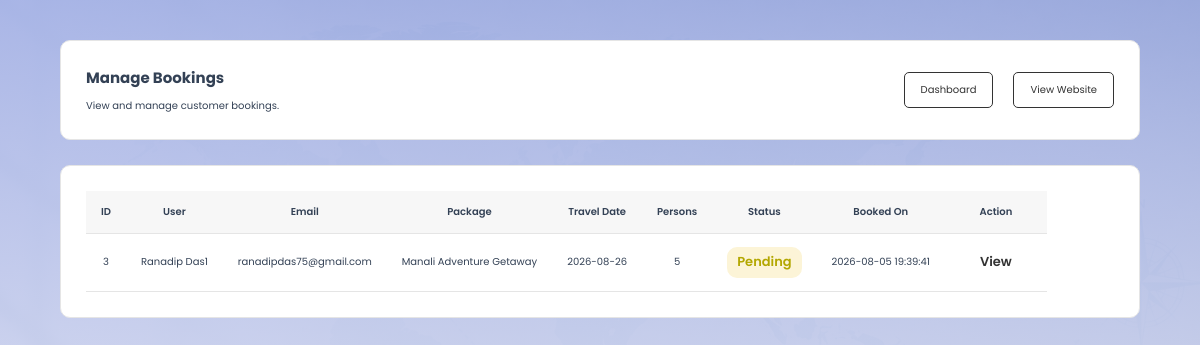
The page /admin/bookings.php (signed in) on the database its author committed.
### tables this page shows
CREATE TABLE `bookings` (
  `id` int(10) UNSIGNED NOT NULL,
  `user_id` int(10) UNSIGNED NOT NULL,
  `package_id` int(10) UNSIGNED NOT NULL,
  `travel_date` date NOT NULL,
  `persons` int(10) UNSIGNED NOT NULL,
  `special_request` text DEFAULT NULL,
  `booking_status` enum('Pending','Confirmed','Cancelled') NOT NULL DEFAULT 'Pending',
  `created_at` timestamp NOT NULL DEFAULT current_timestamp()
);

CREATE TABLE `users` (
  `id` int(10) UNSIGNED NOT NULL,
  `full_name` varchar(100) NOT NULL,
  `email` varchar(120) NOT NULL,
  `phone` varchar(20) NOT NULL,
  `password` varchar(255) NOT NULL,
  `role` enum('user','admin') DEFAULT 'user',
  `status` enum('active','inactive') DEFAULT 'active',
  `created_at` timestamp NOT NULL DEFAULT current_timestamp(),
  `updated_at` timestamp NOT NULL DEFAULT current_timestamp() ON UPDATE current_timestamp()
);

CREATE TABLE `packages` (
  `id` int(10) UNSIGNED NOT NULL,
  `title` varchar(150) NOT NULL,
  `location` varchar(150) NOT NULL,
  `description` text NOT NULL,
  `price` decimal(10,2) NOT NULL,
  `duration_days` tinyint(3) UNSIGNED NOT NULL,
  `image` varchar(255) NOT NULL,
  `status` enum('active','inactive') NOT NULL DEFAULT 'active',
  `created_at` timestamp NOT NULL DEFAULT current_timestamp(),
  `updated_at` timestamp NOT NULL DEFAULT current_timestamp() ON UPDATE current_timestamp()
);

### includes/functions.php (called while the page is built, shortened)
<?php
function e($value): string
{
    return htmlspecialchars((string) $value, ENT_QUOTES, 'UTF-8');
}

### admin/bookings.php (the view, shortened to what this page needs)
<?php
require_once '../config/database.php';
require_once '../includes/functions.php';
$statement = $pdo->prepare(
    "SELECT
        bookings.id,
        bookings.travel_date,
        bookings.persons,
        bookings.booking_status,
        bookings.created_at,
        users.full_name,
        users.email,
        packages.title AS package_title
     FROM bookings
     INNER JOIN users
        ON bookings.user_id = users.id
     INNER JOIN packages
        ON bookings.package_id = packages.id
     ORDER BY bookings.created_at DESC"
);
$statement->execute();
$bookings = $statement->fetchAll();
?>
<!DOCTYPE html>
<html lang="en">
<head>
    <link
        rel="stylesheet"
        href="../assets/css/style.css"
    >
</head>
<body class="admin-dashboard-page">
<div class="dashboard-container">
    <div class="dashboard-header">
        <div>
            <h2>Manage Bookings</h2>
            <p>
                View and manage customer bookings.
            </p>
        </div>
        <div class="dashboard-actions">
            <a
                href="dashboard.php"
                class="dashboard-btn"
            >
                Dashboard
            </a>
            <a
                href="../index.php"
                class="dashboard-btn"
            >
                View Website
            </a>
        </div>
    </div>
    <div class="dashboard-section">
        <?php if (empty($bookings)) { ?>
            <div class="empty-message">
                No bookings found.
            </div>
        <?php } else { ?>
            <div class="table-responsive">
                <table class="dashboard-table">
                    <thead>
                        <tr>
                            <th>ID</th>
                            <th>User</th>
                            <th>Email</th>
                            <th>Package</th>
                            <th>Travel Date</th>
                            <th>Persons</th>
                            <th>Status</th>
                            <th>Booked On</th>
                            <th>Action</th>
                        </tr>
                    </thead>
                    <tbody>
                    <?php foreach ($bookings as $booking) {
                        $status = strtolower(
                            $booking['booking_status']
                        );
                    ?>
                        <tr>
                            <td>
                                <?= e($booking['id']) ?>
                            </td>
                            <td>
                                <?= e($booking['full_name']) ?>
                            </td>
                            <td>
                                <?= e($booking['email']) ?>
                            </td>
                            <td>
                                <?= e($booking['package_title']) ?>
                            </td>
                            <td>
                                <?= e($booking['travel_date']) ?>
                            </td>
                            <td>
                                <?= e($booking['persons']) ?>
                            </td>
                            <td>
                                <?php if ($status === 'pending') { ?>
                                    <span class="status status-pending">
                                        Pending
                                    </span>
                                <?php } elseif ($status === 'confirmed') { ?>
                                    <span class="status status-confirmed">
                                        Confirmed
                                    </span>
                                <?php } elseif ($status === 'cancelled') { ?>
                                    <span class="status status-cancelled">
                                        Cancelled
                                    </span>
                                <?php } else { ?>
                                    <?= e($booking['booking_status']) ?>
                                <?php } ?>
                            </td>
                            <td>
                                <?= e($booking['created_at']) ?>
                            </td>
                            <td>
                                <a
                                    href="view-booking.php?id=<?= (int) $booking['id'] ?>"
                                    class="view-link"
                                >
                                    View
                                </a>
                            </td>
                        </tr>
                    <?php } ?>
                    </tbody>
                </table>
            </div>
        <?php } ?>
    </div>
</div>
</body>
</html>

### assets/css/style.css (style rules this page uses)
:root { --primary:#2563eb; --primary-dark:#1d4ed8; --secondary:#0f172a; --accent:#f59e0b; --text:#334155; --text-light:#64748b; --white:#ffffff; --light:#cad6e1; --border:#e2e8f0; --shadow:0 10px 30px rgba(15,23,42,.08); --shadow-hover:0 20px 40px rgba(15,23,42,.12); --radius:18px; --radius-lg:24px; --transition:all .3s ease; }
* { margin:0; padding:0; box-sizing:border-box; }
html { font-size:62.5%; scroll-behavior:smooth; }
body { font-family:'Poppins', sans-serif; background:var(--white); color:var(--text); overflow-x:hidden; line-height:1.6; }
a { text-decoration:none; }
.dashboard-container { justify-content: center; align-items: center; width: 90%; max-width: 1100px; margin: 40px auto; }
.dashboard-header { display: flex; justify-content: space-between; align-items: center; gap: 20px; padding: 25px; margin-bottom: 25px; background: #fff; border: 1px solid #e5e5e5; border-radius: 10px; }
.dashboard-header h2 { margin-bottom: 8px; }
.dashboard-actions { display: flex; align-items: center; gap: 20px; flex-wrap: wrap; align-content: center; }
.dashboard-btn { display: inline-block; padding: 9px 16px; border: 1px solid #333; border-radius: 5px; text-decoration: none; color: #333; }
.dashboard-section { display: flex; justify-content: space-between; align-items: center; gap: 20px; padding: 25px; margin-bottom: 25px; background: #fff; border: 1px solid #e5e5e5; border-radius: 10px; }
.dashboard-table { width: 100%; border-collapse: collapse; }
.dashboard-table th, .dashboard-table td { padding: 13px 15px; border-bottom: 1px solid #e5e5e5; text-align:center; align-items: center; }
.dashboard-table th { background: #f7f7f7; font-weight: 600; }
.status { display: inline-block; padding: 5px 10px; border-radius: 10px; font-size: 13px; font-weight: 600; }
.status-pending { background: #fcf4d7; color: #b3a701; }
.view-link { display: inline-block; padding:5px 20px; border: 100% solid #333; color: #333; text-decoration: none; font-size: 13px; font-weight: 600; align-content: center; }
.admin-dashboard-page { min-height: 100vh; background: linear-gradient( rgba(151, 166, 225, 0.82), rgba(250, 248, 248, 0.82) ), url('../images/admin-bg.png'); background-size: cover; background-position: center; background-repeat: no-repeat; background-attachment: fixed; }

### rows shown on the page
bookings: id "3", user.full_name "Ranadip Das1", user.email "ranadipdas75@gmail.com", package.title "Manali Adventure Getaway", travel_date "2026-08-26", persons "5", booking_status "Pending", created_at "2026-08-05 19:39:41"
